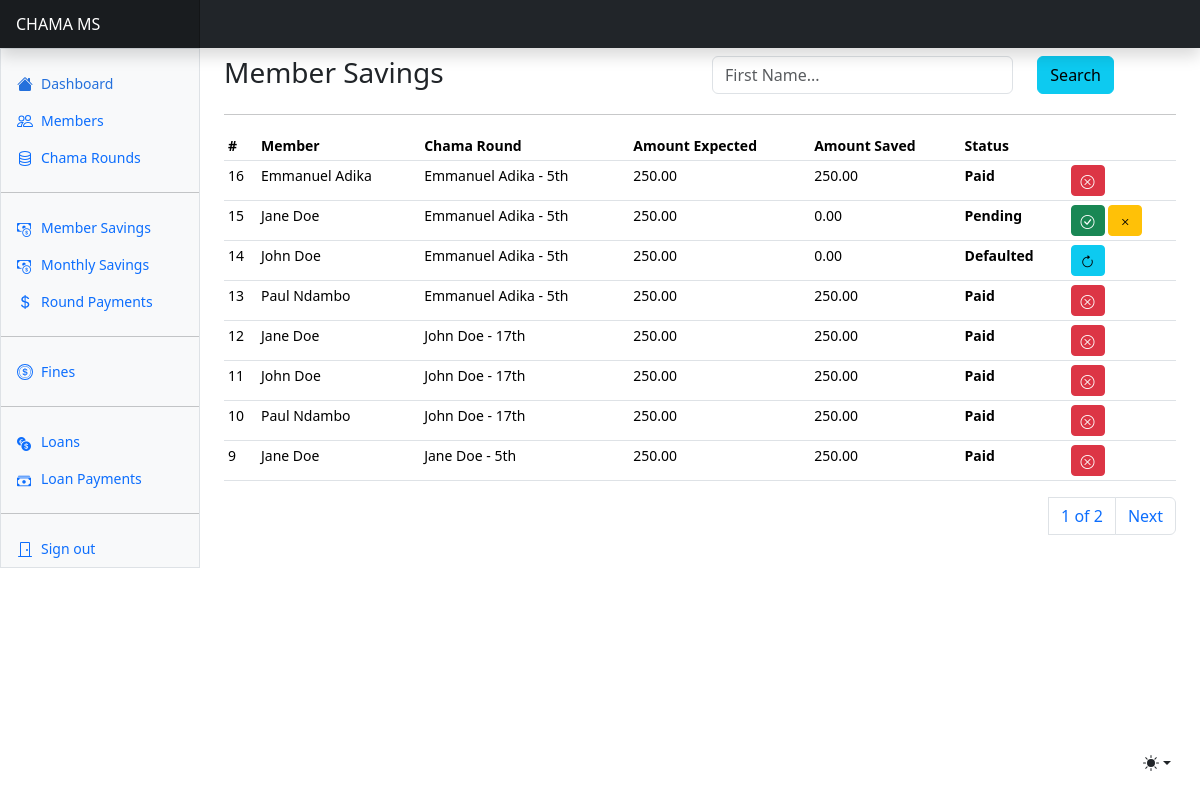
The page /payments/members-savings/ on the database as committed earlier.
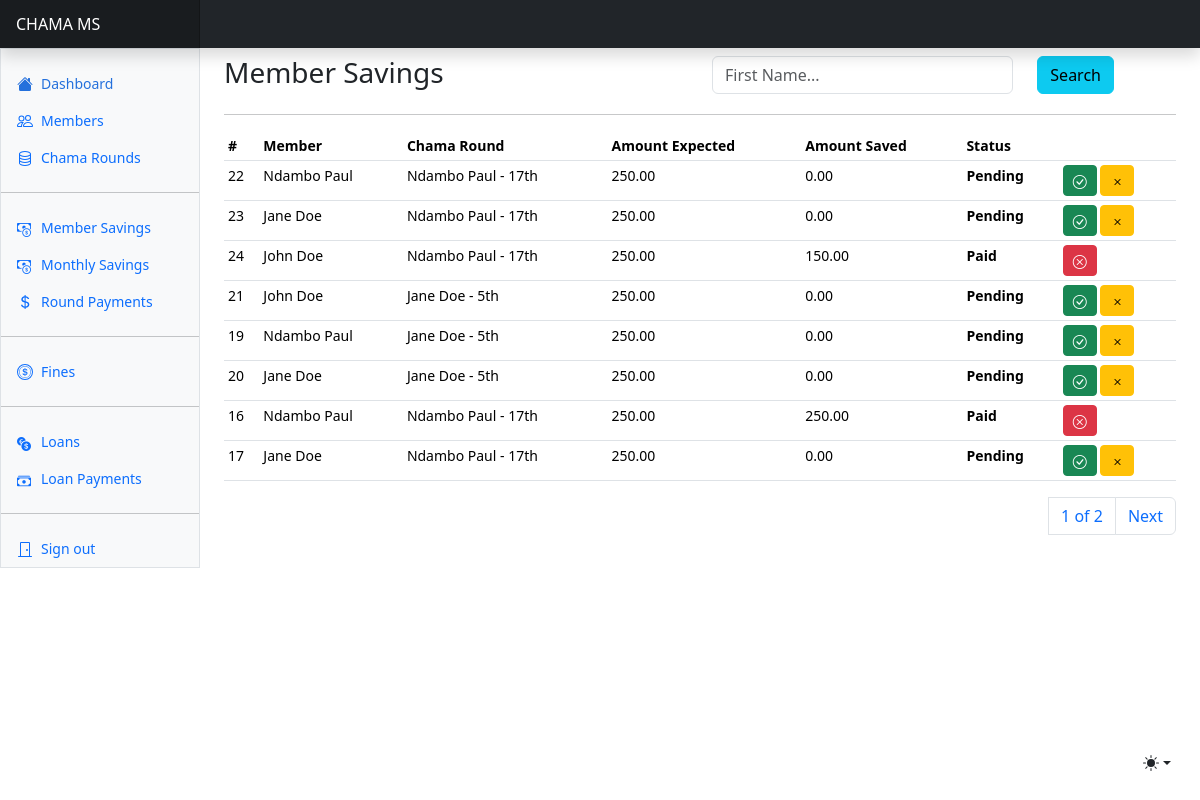
The same page on the database as committed later.
### finance/models.py (models this page shows, shortened)
class MemberSaving(AbstractBaseModel):
    merigoround = models.ForeignKey(MeriGoRound, on_delete=models.CASCADE, null=True)
    member = models.ForeignKey("users.User", on_delete=models.CASCADE, related_name="membersavings")
    amount_expected = models.DecimalField(max_digits=100, decimal_places=2, default=250)
    amount_saved = models.DecimalField(max_digits=100, decimal_places=2, default=0)
    savings_round = models.CharField(max_length=255, choices=ROUND_CHOICES)
    paid = models.BooleanField(default=False)
    payment_status = models.CharField(
        max_length=255, choices=PAYMENT_STATUS, default="Pending"
    )
    amount_fined = models.DecimalField(max_digits=100, decimal_places=2, default=0)

class MeriGoRound(AbstractBaseModel):
    member = models.ForeignKey("users.User", on_delete=models.CASCADE)
    round_date = models.DateField()
    amount_expected = models.DecimalField(max_digits=100, decimal_places=2, default=0)
    amount_raised = models.DecimalField(max_digits=100, decimal_places=2, default=0)
    done = models.BooleanField(default=False)
    def __str__(self):
        return self.member.first_name + " " + self.member.last_name

### users/models.py (models this page shows, shortened)
class User(AbstractUser, AbstractBaseModel):
    role = models.CharField(max_length=255, choices=USER_ROLES)
    id_number = models.CharField(max_length=255)
    phone_number = models.CharField(max_length=255)
    gender = models.CharField(max_length=255, null=True, blank=True)
    date_joined = models.DateField(null=True)
    address = models.CharField(max_length=255, null=True, blank=True)
    city = models.CharField(max_length=255, null=True)
    county = models.CharField(max_length=255, null=True, blank=True)
    country = models.CharField(max_length=255, null=True, blank=True)
    round_number = models.IntegerField(default=0, null=True, blank=True)
    def __str__(self):
        return f"{self.first_name} {self.last_name}"

### finance/views.py (the view)
# urls.py: path("members-savings/", members_savings, name="members-savings"),
def members_savings(request):
    savings = MemberSaving.objects.all().order_by("-created")
    members = User.objects.filter(role="Member")
    if request.method == "POST":
        search_text = request.POST.get("search_text")
        print(f"Search Text: {search_text}")
        savings = MemberSaving.objects.filter(Q(member__first_name__icontains=search_text) | Q(member__last_name__icontains=search_text))
    paginator = Paginator(savings, 8)
    page_number = request.GET.get("page")
    page_obj = paginator.get_page(page_number)
    context = {
        "page_obj": page_obj,
        "members": members
    }
    return render(request, "payments/savings/savings.html", context)

### templates/payments/savings/savings.html (shortened to what this page needs)
{% extends "base.html" %}
{% block content %}
<div class="row mt-2">
    <div class="col">
        <h3>Member Savings</h3>
    </div>
    <div class="col">
      <form method="POST">
          <div class="row">
            <div class="col-8">
              <input type="text" class="form-control" name="search_text" id="search_text" placeholder="First Name...">
            </div>
            <div class="col-4">
              <button class="btn btn-info">Search</button>
            </div>
          </div>
      </form>
    </div>
</div>
<hr/>
      <div class="table-responsive small">
        <table class="table table-sm">
          <thead>
            <tr>
              <th scope="col">#</th>
              <th scope="col">Member</th>
              <th scope="col">Chama Round</th>
              <th scope="col">Amount Expected</th>
              <th scope="col">Amount Saved</th>
              <th scope="col">Status</th>
              <th scope="col"></th>
            </tr>
          </thead>
          <tbody>
            {% for saving in page_obj %}
            <tr>
              <td>{{saving.id}}</td>
              <td>{{saving.member}}</td>
              <td>{{saving.merigoround}} - {{saving.savings_round}}</td>
              <td>{{saving.amount_expected}}</td>
              <td>{{saving.amount_saved}}</td>
              <td><b>{{saving.payment_status}}</b></td>
              <td>
                {% if saving.payment_status == "Paid" %}
                <a href="{% url 'member-savings-as-cancelled' saving.id %}" class="btn btn-danger btn-sm"><i class="bi bi-x-circle"></i></a>
                {% elif saving.payment_status == "Pending" %}
                <a data-bs-toggle="modal" data-bs-target="#newSavingsRecordModal{{ saving.id }}" class="btn btn-success btn-sm"><i class="bi bi-check-circle"></i></a>
                <a href="{% url 'member-savings-as-defaulted' saving.id %}" class="btn btn-warning btn-sm"><i class="bi bi-x"></i></a>
                {% elif saving.payment_status == "Defaulted" or saving.payment_status == "Cancelled" %}
                <a href="{% url 'member-savings-as-reset' saving.id %}" class="btn btn-info btn-sm"><i class="bi bi-arrow-clockwise"></i></a>
                {% endif %}
              </td>
            </tr>
            {% endfor %}
          </tbody>
        </table>
        <div>
          <nav aria-label="Page navigation example">
            <ul class="pagination justify-content-end">
              <a class="page-link" href="#">{{ page_obj.number }} of {{ page_obj.paginator.num_pages }}</a>
              {% if page_obj.has_next %}
              <li class="page-item"><a class="page-link" href="?page={{ page_obj.next_page_number }}">Next</a></li>
              {% endif %}
            </ul>
          </nav>
        </div>
      </div>
{% endblock content %}

Rows that differ between the two databases and show on the page:
no longer on this page (row edited): MemberSaving: id "15", member "Jane Doe", merigoround "Emmanuel Adika", savings_round "5th", amount_expected "250.00", amount_saved "0.00", payment_status "Pending"
no longer on this page (row edited): MemberSaving: id "14", member "John Doe", merigoround "Emmanuel Adika", savings_round "5th", amount_expected "250.00", amount_saved "0.00", payment_status "Defaulted"
no longer on this page (row edited): MemberSaving: id "13", member "Paul Ndambo", merigoround "Emmanuel Adika", savings_round "5th", amount_expected "250.00", amount_saved "250.00", payment_status "Paid"
removed MemberSaving: id "12", member "Jane Doe", merigoround "John Doe", savings_round "17th", amount_expected "250.00", amount_saved "250.00", payment_status "Paid"
removed MemberSaving: id "11", member "John Doe", merigoround "John Doe", savings_round "17th", amount_expected "250.00", amount_saved "250.00", payment_status "Paid"
removed MemberSaving: id "10", member "Paul Ndambo", merigoround "John Doe", savings_round "17th", amount_expected "250.00", amount_saved "250.00", payment_status "Paid"
removed MemberSaving: id "9", member "Jane Doe", merigoround "Jane Doe", savings_round "5th", amount_expected "250.00", amount_saved "250.00", payment_status "Paid"
added MemberSaving: id "22", member "Ndambo Paul", merigoround "Ndambo Paul", savings_round "17th", amount_expected "250.00", amount_saved "0.00", payment_status "Pending"
added MemberSaving: id "23", member "Jane Doe", merigoround "Ndambo Paul", savings_round "17th", amount_expected "250.00", amount_saved "0.00", payment_status "Pending"
added MemberSaving: id "24", member "John Doe", merigoround "Ndambo Paul", savings_round "17th", amount_expected "250.00", amount_saved "150.00", payment_status "Paid"
added MemberSaving: id "21", member "John Doe", merigoround "Jane Doe", savings_round "5th", amount_expected "250.00", amount_saved "0.00", payment_status "Pending"
added MemberSaving: id "19", member "Ndambo Paul", merigoround "Jane Doe", savings_round "5th", amount_expected "250.00", amount_saved "0.00", payment_status "Pending"
added MemberSaving: id "20", member "Jane Doe", merigoround "Jane Doe", savings_round "5th", amount_expected "250.00", amount_saved "0.00", payment_status "Pending"
changed MemberSaving id 16: member "Emmanuel Adika" → "Ndambo Paul"; merigoround "Emmanuel Adika" → "Ndambo Paul"; savings_round "5th" → "17th"
added MemberSaving: id "17", member "Jane Doe", merigoround "Ndambo Paul", savings_round "17th", amount_expected "250.00", amount_saved "0.00", payment_status "Pending"
